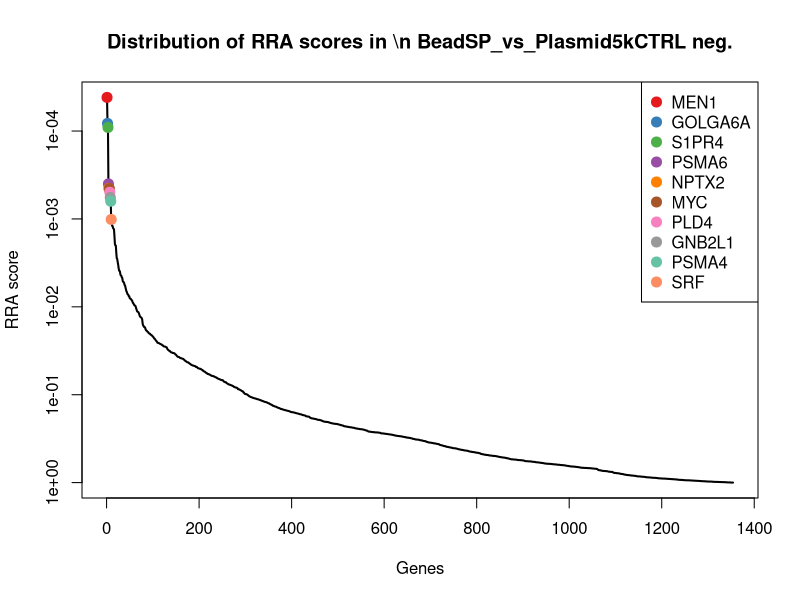
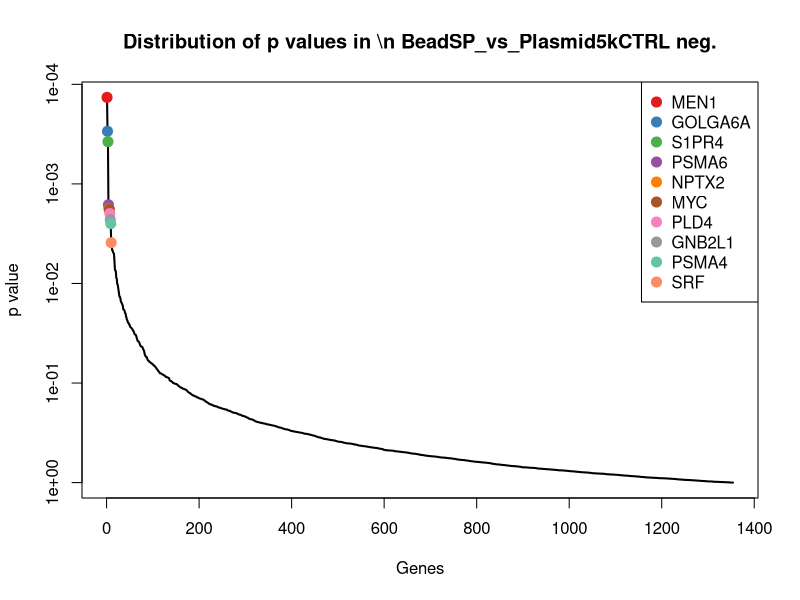
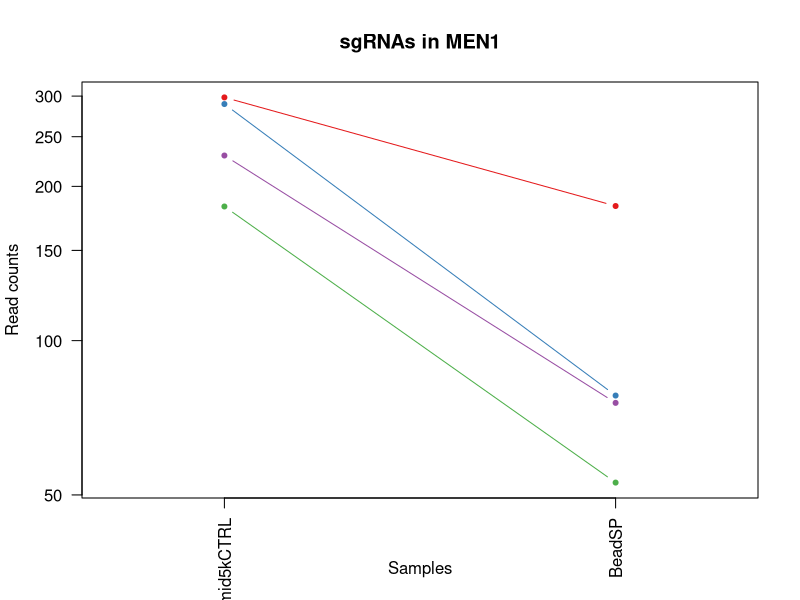
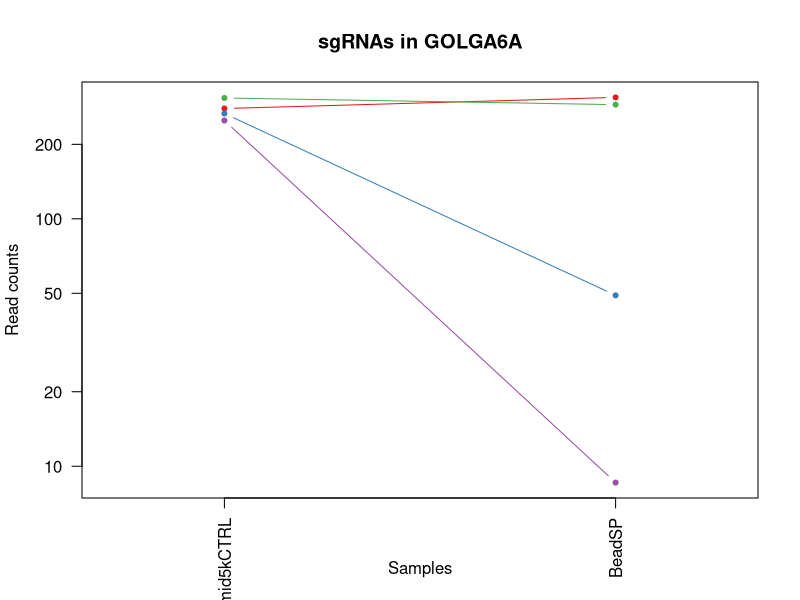
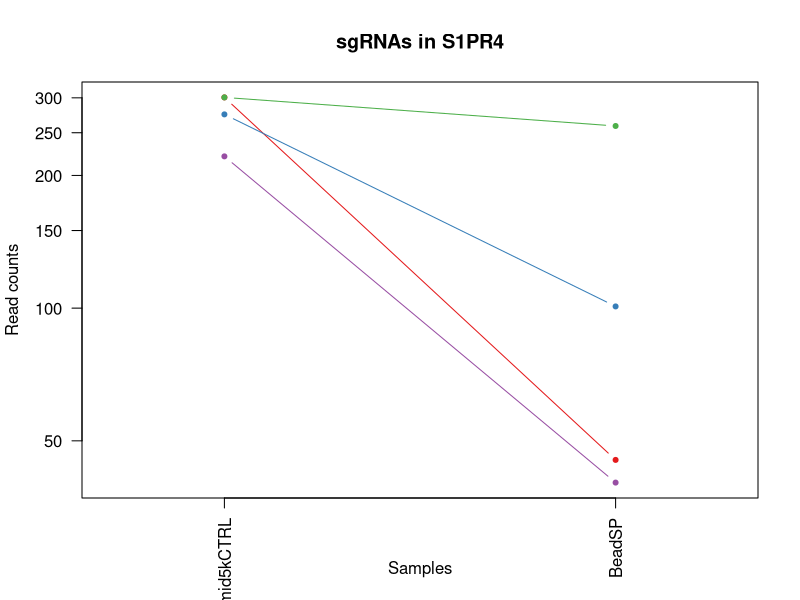
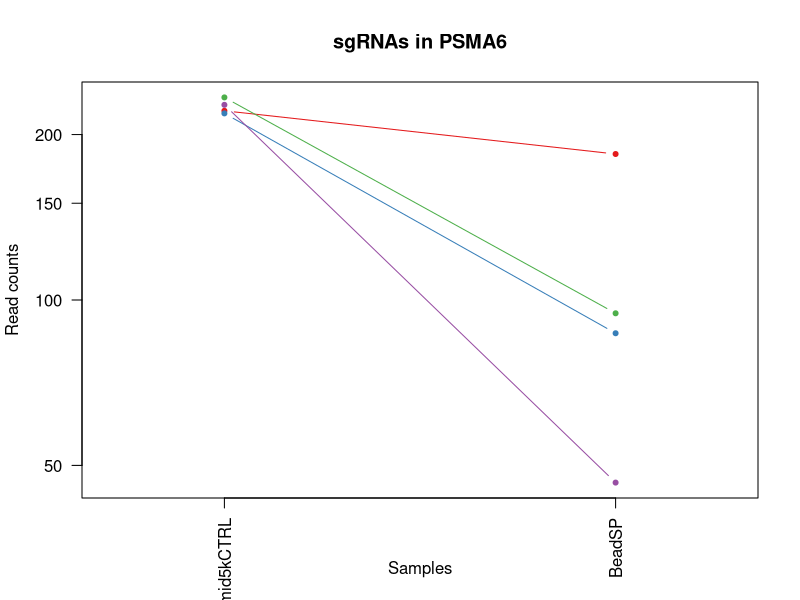
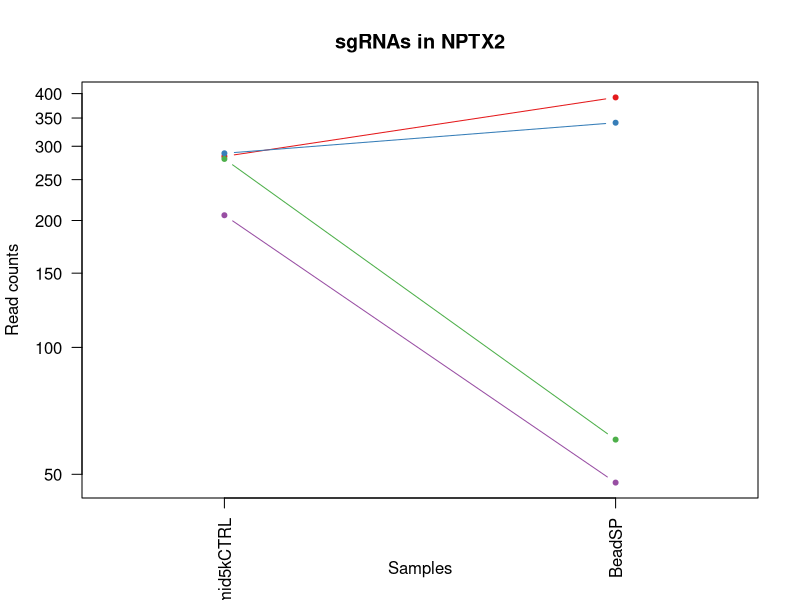
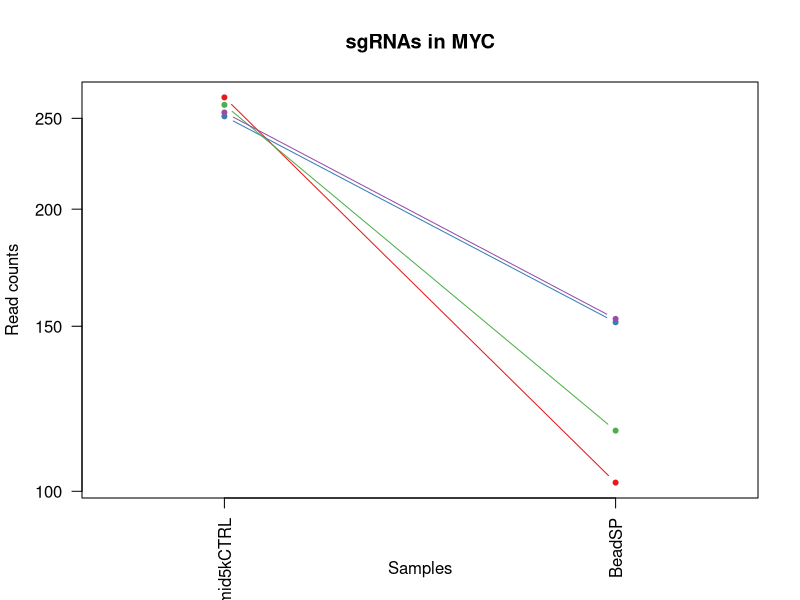

Source code (R) for these figures, in order: (Note: this script raises an error after producing the figures.)
pdf(file='Comparison_BeadSP_to_5k_plasmid_output.pdf',width=4.5,height=4.5);
gstable=read.table('Comparison_BeadSP_to_5k_plasmid_output.gene_summary.txt',header=T)
# 
#
# parameters
# Do not modify the variables beginning with "__"

# gstablename='__GENE_SUMMARY_FILE__'
startindex=3
# outputfile='__OUTPUT_FILE__'
targetgenelist=c("MEN1","GOLGA6A","S1PR4","PSMA6","NPTX2","MYC","PLD4","GNB2L1","PSMA4","SRF")
# samplelabel=sub('.\\w+.\\w+$','',colnames(gstable)[startindex]);
samplelabel='BeadSP_vs_Plasmid5kCTRL neg.'


# You need to write some codes in front of this code:
# gstable=read.table(gstablename,header=T)
# pdf(file=outputfile,width=6,height=6)


# set up color using RColorBrewer
#library(RColorBrewer)
#colors <- brewer.pal(length(targetgenelist), "Set1")

colors=c( "#E41A1C", "#377EB8", "#4DAF4A", "#984EA3", "#FF7F00",  "#A65628", "#F781BF",
          "#999999", "#66C2A5", "#FC8D62", "#8DA0CB", "#E78AC3", "#A6D854", "#FFD92F", "#E5C494", "#B3B3B3", 
          "#8DD3C7", "#FFFFB3", "#BEBADA", "#FB8072", "#80B1D3", "#FDB462", "#B3DE69", "#FCCDE5",
          "#D9D9D9", "#BC80BD", "#CCEBC5", "#FFED6F")

######
# function definition

plotrankedvalues<-function(val, tglist, ...){
  
  plot(val,log='y',ylim=c(max(val),min(val)),type='l',lwd=2, ...)
  if(length(tglist)>0){
    for(i in 1:length(tglist)){
      targetgene=tglist[i];
      tx=which(names(val)==targetgene);ty=val[targetgene];
      points(tx,ty,col=colors[(i %% length(colors)) ],cex=2,pch=20)
      # text(tx+50,ty,targetgene,col=colors[i])
    }
    legend('topright',tglist,pch=20,pt.cex = 2,cex=1,col=colors)
  }
}



plotrandvalues<-function(val,targetgenelist, ...){
  # choose the one with the best distance distribution
  
  mindiffvalue=0;
  randval=val;
  for(i in 1:20){
    randval0=sample(val)
    vindex=sort(which(names(randval0) %in% targetgenelist))
    if(max(vindex)>0.9*length(val)){
      # print('pass...')
      next;
    }
    mindiffind=min(diff(vindex));
    if (mindiffind > mindiffvalue){
      mindiffvalue=mindiffind;
      randval=randval0;
      # print(paste('Diff: ',mindiffvalue))
    }
  }
  plot(randval,log='y',ylim=c(max(randval),min(randval)),pch=20,col='grey', ...)
  
  if(length(targetgenelist)>0){
    for(i in 1:length(targetgenelist)){
      targetgene=targetgenelist[i];
      tx=which(names(randval)==targetgene);ty=randval[targetgene];
      points(tx,ty,col=colors[(i %% length(colors)) ],cex=2,pch=20)
      text(tx+50,ty,targetgene,col=colors[i])
    }
  }
  
}




# set.seed(1235)



pvec=gstable[,startindex]
names(pvec)=gstable[,'id']
pvec=sort(pvec);

plotrankedvalues(pvec,targetgenelist,xlab='Genes',ylab='RRA score',main=paste('Distribution of RRA scores in \\n',samplelabel))

# plotrandvalues(pvec,targetgenelist,xlab='Genes',ylab='RRA score',main=paste('Distribution of RRA scores in \\n',samplelabel))


pvec=gstable[,startindex+1]
names(pvec)=gstable[,'id']
pvec=sort(pvec);

plotrankedvalues(pvec,targetgenelist,xlab='Genes',ylab='p value',main=paste('Distribution of p values in \\n',samplelabel))

# plotrandvalues(pvec,targetgenelist,xlab='Genes',ylab='p value',main=paste('Distribution of p values in \\n',samplelabel))



# you need to write after this code:
# dev.off()






# parameters
# Do not modify the variables beginning with "__"
targetmat=list(c(297.2626350801682,182.09407493525356),c(288.4961766729782,77.13707341007269),c(181.70477425811887,51.846229669065245),c(228.7248693512286,74.60798903597194))
targetgene="MEN1"
collabel=c("Plasmid5kCTRL","BeadSP")

# set up color using RColorBrewer
#library(RColorBrewer)
#colors <- brewer.pal(length(targetgenelist), "Set1")

colors=c( "#E41A1C", "#377EB8", "#4DAF4A", "#984EA3", "#FF7F00",  "#A65628", "#F781BF",
          "#999999", "#66C2A5", "#FC8D62", "#8DA0CB", "#E78AC3", "#A6D854", "#FFD92F", "#E5C494", "#B3B3B3", 
          "#8DD3C7", "#FFFFB3", "#BEBADA", "#FB8072", "#80B1D3", "#FDB462", "#B3DE69", "#FCCDE5",
          "#D9D9D9", "#BC80BD", "#CCEBC5", "#FFED6F")


## code

targetmatvec=unlist(targetmat)+1
yrange=range(targetmatvec[targetmatvec>0]);
# yrange[1]=1; # set the minimum value to 1
for(i in 1:length(targetmat)){
  vali=targetmat[[i]]+1;
  if(i==1){
    plot(1:length(vali),vali,type='b',las=1,pch=20,main=paste('sgRNAs in',targetgene),ylab='Read counts',xlab='Samples',xlim=c(0.7,length(vali)+0.3),ylim = yrange,col=colors[(i %% length(colors))],xaxt='n',log='y')
    axis(1,at=1:length(vali),labels=(collabel),las=2)
    # lines(0:100,rep(1,101),col='black');
  }else{
    lines(1:length(vali),vali,type='b',pch=20,col=colors[(i %% length(colors))])
  }
}




# parameters
# Do not modify the variables beginning with "__"
targetmat=list(c(278.1358167372083,308.54829364029075),c(265.3846045085684,48.05260310791413),c(306.8260442516481,288.31561864748477),c(248.64863845847847,7.587253122302231))
targetgene="GOLGA6A"
collabel=c("Plasmid5kCTRL","BeadSP")

# set up color using RColorBrewer
#library(RColorBrewer)
#colors <- brewer.pal(length(targetgenelist), "Set1")

colors=c( "#E41A1C", "#377EB8", "#4DAF4A", "#984EA3", "#FF7F00",  "#A65628", "#F781BF",
          "#999999", "#66C2A5", "#FC8D62", "#8DA0CB", "#E78AC3", "#A6D854", "#FFD92F", "#E5C494", "#B3B3B3", 
          "#8DD3C7", "#FFFFB3", "#BEBADA", "#FB8072", "#80B1D3", "#FDB462", "#B3DE69", "#FCCDE5",
          "#D9D9D9", "#BC80BD", "#CCEBC5", "#FFED6F")


## code

targetmatvec=unlist(targetmat)+1
yrange=range(targetmatvec[targetmatvec>0]);
# yrange[1]=1; # set the minimum value to 1
for(i in 1:length(targetmat)){
  vali=targetmat[[i]]+1;
  if(i==1){
    plot(1:length(vali),vali,type='b',las=1,pch=20,main=paste('sgRNAs in',targetgene),ylab='Read counts',xlab='Samples',xlim=c(0.7,length(vali)+0.3),ylim = yrange,col=colors[(i %% length(colors))],xaxt='n',log='y')
    axis(1,at=1:length(vali),labels=(collabel),las=2)
    # lines(0:100,rep(1,101),col='black');
  }else{
    lines(1:length(vali),vali,type='b',pch=20,col=colors[(i %% length(colors))])
  }
}




# parameters
# Do not modify the variables beginning with "__"
targetmat=list(c(299.65348737303816,44.258976546763016),c(274.1510629157583,99.89883277697938),c(299.65348737303816,257.96660615827585),c(219.95841094403866,39.20080779856153))
targetgene="S1PR4"
collabel=c("Plasmid5kCTRL","BeadSP")

# set up color using RColorBrewer
#library(RColorBrewer)
#colors <- brewer.pal(length(targetgenelist), "Set1")

colors=c( "#E41A1C", "#377EB8", "#4DAF4A", "#984EA3", "#FF7F00",  "#A65628", "#F781BF",
          "#999999", "#66C2A5", "#FC8D62", "#8DA0CB", "#E78AC3", "#A6D854", "#FFD92F", "#E5C494", "#B3B3B3", 
          "#8DD3C7", "#FFFFB3", "#BEBADA", "#FB8072", "#80B1D3", "#FDB462", "#B3DE69", "#FCCDE5",
          "#D9D9D9", "#BC80BD", "#CCEBC5", "#FFED6F")


## code

targetmatvec=unlist(targetmat)+1
yrange=range(targetmatvec[targetmatvec>0]);
# yrange[1]=1; # set the minimum value to 1
for(i in 1:length(targetmat)){
  vali=targetmat[[i]]+1;
  if(i==1){
    plot(1:length(vali),vali,type='b',las=1,pch=20,main=paste('sgRNAs in',targetgene),ylab='Read counts',xlab='Samples',xlim=c(0.7,length(vali)+0.3),ylim = yrange,col=colors[(i %% length(colors))],xaxt='n',log='y')
    axis(1,at=1:length(vali),labels=(collabel),las=2)
    # lines(0:100,rep(1,101),col='black');
  }else{
    lines(1:length(vali),vali,type='b',pch=20,col=colors[(i %% length(colors))])
  }
}




# parameters
# Do not modify the variables beginning with "__"
targetmat=list(c(219.95841094403866,183.35861712230394),c(217.56755865116867,85.98886871942528),c(232.70962317267856,93.57612184172753),c(225.5370662940686,45.52351873381339))
targetgene="PSMA6"
collabel=c("Plasmid5kCTRL","BeadSP")

# set up color using RColorBrewer
#library(RColorBrewer)
#colors <- brewer.pal(length(targetgenelist), "Set1")

colors=c( "#E41A1C", "#377EB8", "#4DAF4A", "#984EA3", "#FF7F00",  "#A65628", "#F781BF",
          "#999999", "#66C2A5", "#FC8D62", "#8DA0CB", "#E78AC3", "#A6D854", "#FFD92F", "#E5C494", "#B3B3B3", 
          "#8DD3C7", "#FFFFB3", "#BEBADA", "#FB8072", "#80B1D3", "#FDB462", "#B3DE69", "#FCCDE5",
          "#D9D9D9", "#BC80BD", "#CCEBC5", "#FFED6F")


## code

targetmatvec=unlist(targetmat)+1
yrange=range(targetmatvec[targetmatvec>0]);
# yrange[1]=1; # set the minimum value to 1
for(i in 1:length(targetmat)){
  vali=targetmat[[i]]+1;
  if(i==1){
    plot(1:length(vali),vali,type='b',las=1,pch=20,main=paste('sgRNAs in',targetgene),ylab='Read counts',xlab='Samples',xlim=c(0.7,length(vali)+0.3),ylim = yrange,col=colors[(i %% length(colors))],xaxt='n',log='y')
    axis(1,at=1:length(vali),labels=(collabel),las=2)
    # lines(0:100,rep(1,101),col='black');
  }else{
    lines(1:length(vali),vali,type='b',pch=20,col=colors[(i %% length(colors))])
  }
}




# parameters
# Do not modify the variables beginning with "__"
targetmat=list(c(282.9175213229483,390.74353579856495),c(287.6992259086882,340.16184831655005),c(278.9327675014983,59.43348279136748),c(204.81634642252874,46.788060920863764))
targetgene="NPTX2"
collabel=c("Plasmid5kCTRL","BeadSP")

# set up color using RColorBrewer
#library(RColorBrewer)
#colors <- brewer.pal(length(targetgenelist), "Set1")

colors=c( "#E41A1C", "#377EB8", "#4DAF4A", "#984EA3", "#FF7F00",  "#A65628", "#F781BF",
          "#999999", "#66C2A5", "#FC8D62", "#8DA0CB", "#E78AC3", "#A6D854", "#FFD92F", "#E5C494", "#B3B3B3", 
          "#8DD3C7", "#FFFFB3", "#BEBADA", "#FB8072", "#80B1D3", "#FDB462", "#B3DE69", "#FCCDE5",
          "#D9D9D9", "#BC80BD", "#CCEBC5", "#FFED6F")


## code

targetmatvec=unlist(targetmat)+1
yrange=range(targetmatvec[targetmatvec>0]);
# yrange[1]=1; # set the minimum value to 1
for(i in 1:length(targetmat)){
  vali=targetmat[[i]]+1;
  if(i==1){
    plot(1:length(vali),vali,type='b',las=1,pch=20,main=paste('sgRNAs in',targetgene),ylab='Read counts',xlab='Samples',xlim=c(0.7,length(vali)+0.3),ylim = yrange,col=colors[(i %% length(colors))],xaxt='n',log='y')
    axis(1,at=1:length(vali),labels=(collabel),las=2)
    # lines(0:100,rep(1,101),col='black');
  }else{
    lines(1:length(vali),vali,type='b',pch=20,col=colors[(i %% length(colors))])
  }
}




# parameters
# Do not modify the variables beginning with "__"
targetmat=list(c(262.1968014514084,101.16337496402976),c(250.24253998705848,150.48052025899426),c(257.41509686566843,115.07333902158385),c(252.63339227992844,151.74506244604464))
targetgene="MYC"
collabel=c("Plasmid5kCTRL","BeadSP")

# set up color using RColorBrewer
#library(RColorBrewer)
#colors <- brewer.pal(length(targetgenelist), "Set1")

colors=c( "#E41A1C", "#377EB8", "#4DAF4A", "#984EA3", "#FF7F00",  "#A65628", "#F781BF",
          "#999999", "#66C2A5", "#FC8D62", "#8DA0CB", "#E78AC3", "#A6D854", "#FFD92F", "#E5C494", "#B3B3B3", 
          "#8DD3C7", "#FFFFB3", "#BEBADA", "#FB8072", "#80B1D3", "#FDB462", "#B3DE69", "#FCCDE5",
          "#D9D9D9", "#BC80BD", "#CCEBC5", "#FFED6F")


## code

targetmatvec=unlist(targetmat)+1
yrange=range(targetmatvec[targetmatvec>0]);
# yrange[1]=1; # set the minimum value to 1
for(i in 1:length(targetmat)){
  vali=targetmat[[i]]+1;
  if(i==1){
    plot(1:length(vali),vali,type='b',las=1,pch=20,main=paste('sgRNAs in',targetgene),ylab='Read counts',xlab='Samples',xlim=c(0.7,length(vali)+0.3),ylim = yrange,col=colors[(i %% length(colors))],xaxt='n',log='y')
    axis(1,at=1:length(vali),labels=(collabel),las=2)
    # lines(0:100,rep(1,101),col='black');
  }else{
    lines(1:length(vali),vali,type='b',pch=20,col=colors[(i %% length(colors))])
  }
}




# parameters
# Do not modify the variables beginning with "__"
targetmat=list(c(246.25778616560848,223.82396710791582),c(275.74496444433834,120.13150776978533),c(277.3388659729183,83.45978434532455),c(99.6188455362494,34.14263905036004))
targetgene="PLD4"
collabel=c("Plasmid5kCTRL","BeadSP")

# set up color using RColorBrewer
#library(RColorBrewer)
#colors <- brewer.pal(length(targetgenelist), "Set1")

colors=c( "#E41A1C", "#377EB8", "#4DAF4A", "#984EA3", "#FF7F00",  "#A65628", "#F781BF",
          "#999999", "#66C2A5", "#FC8D62", "#8DA0CB", "#E78AC3", "#A6D854", "#FFD92F", "#E5C494", "#B3B3B3", 
          "#8DD3C7", "#FFFFB3", "#BEBADA", "#FB8072", "#80B1D3", "#FDB462", "#B3DE69", "#FCCDE5",
          "#D9D9D9", "#BC80BD", "#CCEBC5", "#FFED6F")


## code

targetmatvec=unlist(targetmat)+1
yrange=range(targetmatvec[targetmatvec>0]);
# yrange[1]=1; # set the minimum value to 1
for(i in 1:length(targetmat)){
  vali=targetmat[[i]]+1;
  if(i==1){
    plot(1:length(vali),vali,type='b',las=1,pch=20,main=paste('sgRNAs in',targetgene),ylab='Read counts',xlab='Samples',xlim=c(0.7,length(vali)+0.3),ylim = yrange,col=colors[(i %% length(colors))],xaxt='n',log='y')
    axis(1,at=1:length(vali),labels=(collabel),las=2)
    # lines(0:100,rep(1,101),col='black');
  }else{
    lines(1:length(vali),vali,type='b',pch=20,col=colors[(i %% length(colors))])
  }
}




# parameters
# Do not modify the variables beginning with "__"
targetmat=list(c(231.11572164409858,98.63429058992901),c(281.32361979436826,374.3044873669101),c(283.7144720872383,104.95700152518087),c(253.43034304421846,83.45978434532455))
targetgene="GNB2L1"
collabel=c("Plasmid5kCTRL","BeadSP")

# set up color using RColorBrewer
#library(RColorBrewer)
#colors <- brewer.pal(length(targetgenelist), "Set1")

colors=c( "#E41A1C", "#377EB8", "#4DAF4A", "#984EA3", "#FF7F00",  "#A65628", "#F781BF",
          "#999999", "#66C2A5", "#FC8D62", "#8DA0CB", "#E78AC3", "#A6D854", "#FFD92F", "#E5C494", "#B3B3B3", 
          "#8DD3C7", "#FFFFB3", "#BEBADA", "#FB8072", "#80B1D3", "#FDB462", "#B3DE69", "#FCCDE5",
          "#D9D9D9", "#BC80BD", "#CCEBC5", "#FFED6F")


## code

targetmatvec=unlist(targetmat)+1
yrange=range(targetmatvec[targetmatvec>0]);
# yrange[1]=1; # set the minimum value to 1
for(i in 1:length(targetmat)){
  vali=targetmat[[i]]+1;
  if(i==1){
    plot(1:length(vali),vali,type='b',las=1,pch=20,main=paste('sgRNAs in',targetgene),ylab='Read counts',xlab='Samples',xlim=c(0.7,length(vali)+0.3),ylim = yrange,col=colors[(i %% length(colors))],xaxt='n',log='y')
    axis(1,at=1:length(vali),labels=(collabel),las=2)
    # lines(0:100,rep(1,101),col='black');
  }else{
    lines(1:length(vali),vali,type='b',pch=20,col=colors[(i %% length(colors))])
  }
}




# parameters
# Do not modify the variables beginning with "__"
targetmat=list(c(255.02424457279844,64.49165153956896),c(269.3693583300184,555.1340201151132),c(221.55231247261864,113.80879683453347),c(221.55231247261864,36.67172342446079))
targetgene="PSMA4"
collabel=c("Plasmid5kCTRL","BeadSP")

# set up color using RColorBrewer
#library(RColorBrewer)
#colors <- brewer.pal(length(targetgenelist), "Set1")

colors=c( "#E41A1C", "#377EB8", "#4DAF4A", "#984EA3", "#FF7F00",  "#A65628", "#F781BF",
          "#999999", "#66C2A5", "#FC8D62", "#8DA0CB", "#E78AC3", "#A6D854", "#FFD92F", "#E5C494", "#B3B3B3", 
          "#8DD3C7", "#FFFFB3", "#BEBADA", "#FB8072", "#80B1D3", "#FDB462", "#B3DE69", "#FCCDE5",
          "#D9D9D9", "#BC80BD", "#CCEBC5", "#FFED6F")


## code

targetmatvec=unlist(targetmat)+1
yrange=range(targetmatvec[targetmatvec>0]);
# yrange[1]=1; # set the minimum value to 1
for(i in 1:length(targetmat)){
  vali=targetmat[[i]]+1;
  if(i==1){
    plot(1:length(vali),vali,type='b',las=1,pch=20,main=paste('sgRNAs in',targetgene),ylab='Read counts',xlab='Samples',xlim=c(0.7,length(vali)+0.3),ylim = yrange,col=colors[(i %% length(colors))],xaxt='n',log='y')
    axis(1,at=1:length(vali),labels=(collabel),las=2)
    # lines(0:100,rep(1,101),col='black');
  }else{
    lines(1:length(vali),vali,type='b',pch=20,col=colors[(i %% length(colors))])
  }
}




# parameters
# Do not modify the variables beginning with "__"
targetmat=list(c(227.1309678226486,48.05260310791413),c(234.30352470125857,241.52755772662104),c(197.64378954391879,116.33788120863422),c(245.4608354013185,67.02073591366971))
targetgene="SRF"
collabel=c("Plasmid5kCTRL","BeadSP")

# set up color using RColorBrewer
#library(RColorBrewer)
#colors <- brewer.pal(length(targetgenelist), "Set1")

colors=c( "#E41A1C", "#377EB8", "#4DAF4A", "#984EA3", "#FF7F00",  "#A65628", "#F781BF",
          "#999999", "#66C2A5", "#FC8D62", "#8DA0CB", "#E78AC3", "#A6D854", "#FFD92F", "#E5C494", "#B3B3B3", 
          "#8DD3C7", "#FFFFB3", "#BEBADA", "#FB8072", "#80B1D3", "#FDB462", "#B3DE69", "#FCCDE5",
          "#D9D9D9", "#BC80BD", "#CCEBC5", "#FFED6F")


## code

targetmatvec=unlist(targetmat)+1
yrange=range(targetmatvec[targetmatvec>0]);
# yrange[1]=1; # set the minimum value to 1
for(i in 1:length(targetmat)){
  vali=targetmat[[i]]+1;
  if(i==1){
    plot(1:length(vali),vali,type='b',las=1,pch=20,main=paste('sgRNAs in',targetgene),ylab='Read counts',xlab='Samples',xlim=c(0.7,length(vali)+0.3),ylim = yrange,col=colors[(i %% length(colors))],xaxt='n',log='y')
    axis(1,at=1:length(vali),labels=(collabel),las=2)
    # lines(0:100,rep(1,101),col='black');
  }else{
    lines(1:length(vali),vali,type='b',pch=20,col=colors[(i %% length(colors))])
  }
}



# 
#
# parameters
# Do not modify the variables beginning with "__"

# gstablename='__GENE_SUMMARY_FILE__'
startindex=9
# outputfile='__OUTPUT_FILE__'
targetgenelist=c("SH2B3","NT_73","ICOS","SLA2","NT_55","PDGFB","NE_46","ITGA8","TGFA","IKZF1")
# samplelabel=sub('.\\w+.\\w+$','',colnames(gstable)[startindex]);
samplelabel='BeadSP_vs_Plasmid5kCTRL pos.'


# You need to write some codes in front of this code:
# gstable=read.table(gstablename,header=T)
# pdf(file=outputfile,width=6,height=6)


# set up color using RColorBrewer
#library(RColorBrewer)
#colors <- brewer.pal(length(targetgenelist), "Set1")

colors=c( "#E41A1C", "#377EB8", "#4DAF4A", "#984EA3", "#FF7F00",  "#A65628", "#F781BF",
          "#999999", "#66C2A5", "#FC8D62", "#8DA0CB", "#E78AC3", "#A6D854", "#FFD92F", "#E5C494", "#B3B3B3", 
          "#8DD3C7", "#FFFFB3", "#BEBADA", "#FB8072", "#80B1D3", "#FDB462", "#B3DE69", "#FCCDE5",
          "#D9D9D9", "#BC80BD", "#CCEBC5", "#FFED6F")

######
# function definition

plotrankedvalues<-function(val, tglist, ...){
  
  plot(val,log='y',ylim=c(max(val),min(val)),type='l',lwd=2, ...)
  if(length(tglist)>0){
    for(i in 1:length(tglist)){
      targetgene=tglist[i];
      tx=which(names(val)==targetgene);ty=val[targetgene];
      points(tx,ty,col=colors[(i %% length(colors)) ],cex=2,pch=20)
      # text(tx+50,ty,targetgene,col=colors[i])
    }
    legend('topright',tglist,pch=20,pt.cex = 2,cex=1,col=colors)
  }
}



plotrandvalues<-function(val,targetgenelist, ...){
  # choose the one with the best distance distribution
  
  mindiffvalue=0;
  randval=val;
  for(i in 1:20){
    randval0=sample(val)
    vindex=sort(which(names(randval0) %in% targetgenelist))
    if(max(vindex)>0.9*length(val)){
      # print('pass...')
      next;
    }
    mindiffind=min(diff(vindex));
    if (mindiffind > mindiffvalue){
      mindiffvalue=mindiffind;
      randval=randval0;
      # print(paste('Diff: ',mindiffvalue))
    }
  }
  plot(randval,log='y',ylim=c(max(randval),min(randval)),pch=20,col='grey', ...)
  
  if(length(targetgenelist)>0){
    for(i in 1:length(targetgenelist)){
      targetgene=targetgenelist[i];
      tx=which(names(randval)==targetgene);ty=randval[targetgene];
      points(tx,ty,col=colors[(i %% length(colors)) ],cex=2,pch=20)
      text(tx+50,ty,targetgene,col=colors[i])
    }
  }
  
}




# set.seed(1235)



pvec=gstable[,startindex]
names(pvec)=gstable[,'id']
pvec=sort(pvec);

plotrankedvalues(pvec,targetgenelist,xlab='Genes',ylab='RRA score',main=paste('Distribution of RRA scores in \\n',samplelabel))

# plotrandvalues(pvec,targetgenelist,xlab='Genes',ylab='RRA score',main=paste('Distribution of RRA scores in \\n',samplelabel))


pvec=gstable[,startindex+1]
names(pvec)=gstable[,'id']
pvec=sort(pvec);

plotrankedvalues(pvec,targetgenelist,xlab='Genes',ylab='p value',main=paste('Distribution of p values in \\n',samplelabel))

# plotrandvalues(pvec,targetgenelist,xlab='Genes',ylab='p value',main=paste('Distribution of p values in \\n',samplelabel))



# you need to write after this code:
# dev.off()






# parameters
# Do not modify the variables beginning with "__"
targetmat=list(c(256.61814610137844,2025.7965836546957),c(250.24253998705848,895.2958684316633),c(274.1510629157583,431.2088857841768),c(283.7144720872383,627.2129247769844))
targetgene="SH2B3"
collabel=c("Plasmid5kCTRL","BeadSP")

# set up color using RColorBrewer
#library(RColorBrewer)
#colors <- brewer.pal(length(targetgenelist), "Set1")

colors=c( "#E41A1C", "#377EB8", "#4DAF4A", "#984EA3", "#FF7F00",  "#A65628", "#F781BF",
          "#999999", "#66C2A5", "#FC8D62", "#8DA0CB", "#E78AC3", "#A6D854", "#FFD92F", "#E5C494", "#B3B3B3", 
          "#8DD3C7", "#FFFFB3", "#BEBADA", "#FB8072", "#80B1D3", "#FDB462", "#B3DE69", "#FCCDE5",
          "#D9D9D9", "#BC80BD", "#CCEBC5", "#FFED6F")


## code

targetmatvec=unlist(targetmat)+1
yrange=range(targetmatvec[targetmatvec>0]);
# yrange[1]=1; # set the minimum value to 1
for(i in 1:length(targetmat)){
  vali=targetmat[[i]]+1;
  if(i==1){
    plot(1:length(vali),vali,type='b',las=1,pch=20,main=paste('sgRNAs in',targetgene),ylab='Read counts',xlab='Samples',xlim=c(0.7,length(vali)+0.3),ylim = yrange,col=colors[(i %% length(colors))],xaxt='n',log='y')
    axis(1,at=1:length(vali),labels=(collabel),las=2)
    # lines(0:100,rep(1,101),col='black');
  }else{
    lines(1:length(vali),vali,type='b',pch=20,col=colors[(i %% length(colors))])
  }
}




# parameters
# Do not modify the variables beginning with "__"
targetmat=list(c(190.47123266530883,772.6352762877773))
targetgene="NT_73"
collabel=c("Plasmid5kCTRL","BeadSP")

# set up color using RColorBrewer
#library(RColorBrewer)
#colors <- brewer.pal(length(targetgenelist), "Set1")

colors=c( "#E41A1C", "#377EB8", "#4DAF4A", "#984EA3", "#FF7F00",  "#A65628", "#F781BF",
          "#999999", "#66C2A5", "#FC8D62", "#8DA0CB", "#E78AC3", "#A6D854", "#FFD92F", "#E5C494", "#B3B3B3", 
          "#8DD3C7", "#FFFFB3", "#BEBADA", "#FB8072", "#80B1D3", "#FDB462", "#B3DE69", "#FCCDE5",
          "#D9D9D9", "#BC80BD", "#CCEBC5", "#FFED6F")


## code

targetmatvec=unlist(targetmat)+1
yrange=range(targetmatvec[targetmatvec>0]);
# yrange[1]=1; # set the minimum value to 1
for(i in 1:length(targetmat)){
  vali=targetmat[[i]]+1;
  if(i==1){
    plot(1:length(vali),vali,type='b',las=1,pch=20,main=paste('sgRNAs in',targetgene),ylab='Read counts',xlab='Samples',xlim=c(0.7,length(vali)+0.3),ylim = yrange,col=colors[(i %% length(colors))],xaxt='n',log='y')
    axis(1,at=1:length(vali),labels=(collabel),las=2)
    # lines(0:100,rep(1,101),col='black');
  }else{
    lines(1:length(vali),vali,type='b',pch=20,col=colors[(i %% length(colors))])
  }
}




# parameters
# Do not modify the variables beginning with "__"
targetmat=list(c(191.26818342959882,931.967591856124),c(190.47123266530883,103.69245933813049),c(240.67913081557853,349.01364362590266),c(186.48647884385886,142.89326713669203))
targetgene="ICOS"
collabel=c("Plasmid5kCTRL","BeadSP")

# set up color using RColorBrewer
#library(RColorBrewer)
#colors <- brewer.pal(length(targetgenelist), "Set1")

colors=c( "#E41A1C", "#377EB8", "#4DAF4A", "#984EA3", "#FF7F00",  "#A65628", "#F781BF",
          "#999999", "#66C2A5", "#FC8D62", "#8DA0CB", "#E78AC3", "#A6D854", "#FFD92F", "#E5C494", "#B3B3B3", 
          "#8DD3C7", "#FFFFB3", "#BEBADA", "#FB8072", "#80B1D3", "#FDB462", "#B3DE69", "#FCCDE5",
          "#D9D9D9", "#BC80BD", "#CCEBC5", "#FFED6F")


## code

targetmatvec=unlist(targetmat)+1
yrange=range(targetmatvec[targetmatvec>0]);
# yrange[1]=1; # set the minimum value to 1
for(i in 1:length(targetmat)){
  vali=targetmat[[i]]+1;
  if(i==1){
    plot(1:length(vali),vali,type='b',las=1,pch=20,main=paste('sgRNAs in',targetgene),ylab='Read counts',xlab='Samples',xlim=c(0.7,length(vali)+0.3),ylim = yrange,col=colors[(i %% length(colors))],xaxt='n',log='y')
    axis(1,at=1:length(vali),labels=(collabel),las=2)
    # lines(0:100,rep(1,101),col='black');
  }else{
    lines(1:length(vali),vali,type='b',pch=20,col=colors[(i %% length(colors))])
  }
}




# parameters
# Do not modify the variables beginning with "__"
targetmat=list(c(256.61814610137844,1160.8497277122415),c(289.29312743726825,499.4941638848969),c(307.6229950159381,326.251884258996),c(268.5724075657283,367.9817764316582))
targetgene="SLA2"
collabel=c("Plasmid5kCTRL","BeadSP")

# set up color using RColorBrewer
#library(RColorBrewer)
#colors <- brewer.pal(length(targetgenelist), "Set1")

colors=c( "#E41A1C", "#377EB8", "#4DAF4A", "#984EA3", "#FF7F00",  "#A65628", "#F781BF",
          "#999999", "#66C2A5", "#FC8D62", "#8DA0CB", "#E78AC3", "#A6D854", "#FFD92F", "#E5C494", "#B3B3B3", 
          "#8DD3C7", "#FFFFB3", "#BEBADA", "#FB8072", "#80B1D3", "#FDB462", "#B3DE69", "#FCCDE5",
          "#D9D9D9", "#BC80BD", "#CCEBC5", "#FFED6F")


## code

targetmatvec=unlist(targetmat)+1
yrange=range(targetmatvec[targetmatvec>0]);
# yrange[1]=1; # set the minimum value to 1
for(i in 1:length(targetmat)){
  vali=targetmat[[i]]+1;
  if(i==1){
    plot(1:length(vali),vali,type='b',las=1,pch=20,main=paste('sgRNAs in',targetgene),ylab='Read counts',xlab='Samples',xlim=c(0.7,length(vali)+0.3),ylim = yrange,col=colors[(i %% length(colors))],xaxt='n',log='y')
    axis(1,at=1:length(vali),labels=(collabel),las=2)
    # lines(0:100,rep(1,101),col='black');
  }else{
    lines(1:length(vali),vali,type='b',pch=20,col=colors[(i %% length(colors))])
  }
}




# parameters
# Do not modify the variables beginning with "__"
targetmat=list(c(197.64378954391879,596.8639122877755))
targetgene="NT_55"
collabel=c("Plasmid5kCTRL","BeadSP")

# set up color using RColorBrewer
#library(RColorBrewer)
#colors <- brewer.pal(length(targetgenelist), "Set1")

colors=c( "#E41A1C", "#377EB8", "#4DAF4A", "#984EA3", "#FF7F00",  "#A65628", "#F781BF",
          "#999999", "#66C2A5", "#FC8D62", "#8DA0CB", "#E78AC3", "#A6D854", "#FFD92F", "#E5C494", "#B3B3B3", 
          "#8DD3C7", "#FFFFB3", "#BEBADA", "#FB8072", "#80B1D3", "#FDB462", "#B3DE69", "#FCCDE5",
          "#D9D9D9", "#BC80BD", "#CCEBC5", "#FFED6F")


## code

targetmatvec=unlist(targetmat)+1
yrange=range(targetmatvec[targetmatvec>0]);
# yrange[1]=1; # set the minimum value to 1
for(i in 1:length(targetmat)){
  vali=targetmat[[i]]+1;
  if(i==1){
    plot(1:length(vali),vali,type='b',las=1,pch=20,main=paste('sgRNAs in',targetgene),ylab='Read counts',xlab='Samples',xlim=c(0.7,length(vali)+0.3),ylim = yrange,col=colors[(i %% length(colors))],xaxt='n',log='y')
    axis(1,at=1:length(vali),labels=(collabel),las=2)
    # lines(0:100,rep(1,101),col='black');
  }else{
    lines(1:length(vali),vali,type='b',pch=20,col=colors[(i %% length(colors))])
  }
}




# parameters
# Do not modify the variables beginning with "__"
targetmat=list(c(235.10047546554856,904.1476637410159),c(264.5876537442784,481.7905732661917),c(349.06443475901784,312.34192020144184),c(264.5876537442784,259.23114834532623))
targetgene="PDGFB"
collabel=c("Plasmid5kCTRL","BeadSP")

# set up color using RColorBrewer
#library(RColorBrewer)
#colors <- brewer.pal(length(targetgenelist), "Set1")

colors=c( "#E41A1C", "#377EB8", "#4DAF4A", "#984EA3", "#FF7F00",  "#A65628", "#F781BF",
          "#999999", "#66C2A5", "#FC8D62", "#8DA0CB", "#E78AC3", "#A6D854", "#FFD92F", "#E5C494", "#B3B3B3", 
          "#8DD3C7", "#FFFFB3", "#BEBADA", "#FB8072", "#80B1D3", "#FDB462", "#B3DE69", "#FCCDE5",
          "#D9D9D9", "#BC80BD", "#CCEBC5", "#FFED6F")


## code

targetmatvec=unlist(targetmat)+1
yrange=range(targetmatvec[targetmatvec>0]);
# yrange[1]=1; # set the minimum value to 1
for(i in 1:length(targetmat)){
  vali=targetmat[[i]]+1;
  if(i==1){
    plot(1:length(vali),vali,type='b',las=1,pch=20,main=paste('sgRNAs in',targetgene),ylab='Read counts',xlab='Samples',xlim=c(0.7,length(vali)+0.3),ylim = yrange,col=colors[(i %% length(colors))],xaxt='n',log='y')
    axis(1,at=1:length(vali),labels=(collabel),las=2)
    # lines(0:100,rep(1,101),col='black');
  }else{
    lines(1:length(vali),vali,type='b',pch=20,col=colors[(i %% length(colors))])
  }
}




# parameters
# Do not modify the variables beginning with "__"
targetmat=list(c(219.95841094403866,648.7101419568407))
targetgene="NE_46"
collabel=c("Plasmid5kCTRL","BeadSP")

# set up color using RColorBrewer
#library(RColorBrewer)
#colors <- brewer.pal(length(targetgenelist), "Set1")

colors=c( "#E41A1C", "#377EB8", "#4DAF4A", "#984EA3", "#FF7F00",  "#A65628", "#F781BF",
          "#999999", "#66C2A5", "#FC8D62", "#8DA0CB", "#E78AC3", "#A6D854", "#FFD92F", "#E5C494", "#B3B3B3", 
          "#8DD3C7", "#FFFFB3", "#BEBADA", "#FB8072", "#80B1D3", "#FDB462", "#B3DE69", "#FCCDE5",
          "#D9D9D9", "#BC80BD", "#CCEBC5", "#FFED6F")


## code

targetmatvec=unlist(targetmat)+1
yrange=range(targetmatvec[targetmatvec>0]);
# yrange[1]=1; # set the minimum value to 1
for(i in 1:length(targetmat)){
  vali=targetmat[[i]]+1;
  if(i==1){
    plot(1:length(vali),vali,type='b',las=1,pch=20,main=paste('sgRNAs in',targetgene),ylab='Read counts',xlab='Samples',xlim=c(0.7,length(vali)+0.3),ylim = yrange,col=colors[(i %% length(colors))],xaxt='n',log='y')
    axis(1,at=1:length(vali),labels=(collabel),las=2)
    # lines(0:100,rep(1,101),col='black');
  }else{
    lines(1:length(vali),vali,type='b',pch=20,col=colors[(i %% length(colors))])
  }
}




# parameters
# Do not modify the variables beginning with "__"
targetmat=list(c(255.02424457279844,981.2847371510886),c(304.43519195877815,230.1466780431677),c(197.64378954391879,165.65502650359872),c(240.67913081557853,246.58572647482254))
targetgene="ITGA8"
collabel=c("Plasmid5kCTRL","BeadSP")

# set up color using RColorBrewer
#library(RColorBrewer)
#colors <- brewer.pal(length(targetgenelist), "Set1")

colors=c( "#E41A1C", "#377EB8", "#4DAF4A", "#984EA3", "#FF7F00",  "#A65628", "#F781BF",
          "#999999", "#66C2A5", "#FC8D62", "#8DA0CB", "#E78AC3", "#A6D854", "#FFD92F", "#E5C494", "#B3B3B3", 
          "#8DD3C7", "#FFFFB3", "#BEBADA", "#FB8072", "#80B1D3", "#FDB462", "#B3DE69", "#FCCDE5",
          "#D9D9D9", "#BC80BD", "#CCEBC5", "#FFED6F")


## code

targetmatvec=unlist(targetmat)+1
yrange=range(targetmatvec[targetmatvec>0]);
# yrange[1]=1; # set the minimum value to 1
for(i in 1:length(targetmat)){
  vali=targetmat[[i]]+1;
  if(i==1){
    plot(1:length(vali),vali,type='b',las=1,pch=20,main=paste('sgRNAs in',targetgene),ylab='Read counts',xlab='Samples',xlim=c(0.7,length(vali)+0.3),ylim = yrange,col=colors[(i %% length(colors))],xaxt='n',log='y')
    axis(1,at=1:length(vali),labels=(collabel),las=2)
    # lines(0:100,rep(1,101),col='black');
  }else{
    lines(1:length(vali),vali,type='b',pch=20,col=colors[(i %% length(colors))])
  }
}




# parameters
# Do not modify the variables beginning with "__"
targetmat=list(c(217.56755865116867,794.1324934676336),c(298.0595858444582,266.81840146762846),c(319.57725648028804,269.3474858417292),c(215.17670635829867,236.46938897841954))
targetgene="TGFA"
collabel=c("Plasmid5kCTRL","BeadSP")

# set up color using RColorBrewer
#library(RColorBrewer)
#colors <- brewer.pal(length(targetgenelist), "Set1")

colors=c( "#E41A1C", "#377EB8", "#4DAF4A", "#984EA3", "#FF7F00",  "#A65628", "#F781BF",
          "#999999", "#66C2A5", "#FC8D62", "#8DA0CB", "#E78AC3", "#A6D854", "#FFD92F", "#E5C494", "#B3B3B3", 
          "#8DD3C7", "#FFFFB3", "#BEBADA", "#FB8072", "#80B1D3", "#FDB462", "#B3DE69", "#FCCDE5",
          "#D9D9D9", "#BC80BD", "#CCEBC5", "#FFED6F")


## code

targetmatvec=unlist(targetmat)+1
yrange=range(targetmatvec[targetmatvec>0]);
# yrange[1]=1; # set the minimum value to 1
for(i in 1:length(targetmat)){
  vali=targetmat[[i]]+1;
  if(i==1){
    plot(1:length(vali),vali,type='b',las=1,pch=20,main=paste('sgRNAs in',targetgene),ylab='Read counts',xlab='Samples',xlim=c(0.7,length(vali)+0.3),ylim = yrange,col=colors[(i %% length(colors))],xaxt='n',log='y')
    axis(1,at=1:length(vali),labels=(collabel),las=2)
    # lines(0:100,rep(1,101),col='black');
  }else{
    lines(1:length(vali),vali,type='b',pch=20,col=colors[(i %% length(colors))])
  }
}




# parameters
# Do not modify the variables beginning with "__"
targetmat=list(c(251.03949075134847,475.46786233093985),c(189.67428190101884,651.2392263309415),c(309.2168965445181,380.62719830216196),c(254.22729380850845,732.1699263021653))
targetgene="IKZF1"
collabel=c("Plasmid5kCTRL","BeadSP")

# set up color using RColorBrewer
#library(RColorBrewer)
#colors <- brewer.pal(length(targetgenelist), "Set1")

colors=c( "#E41A1C", "#377EB8", "#4DAF4A", "#984EA3", "#FF7F00",  "#A65628", "#F781BF",
          "#999999", "#66C2A5", "#FC8D62", "#8DA0CB", "#E78AC3", "#A6D854", "#FFD92F", "#E5C494", "#B3B3B3", 
          "#8DD3C7", "#FFFFB3", "#BEBADA", "#FB8072", "#80B1D3", "#FDB462", "#B3DE69", "#FCCDE5",
          "#D9D9D9", "#BC80BD", "#CCEBC5", "#FFED6F")


## code

targetmatvec=unlist(targetmat)+1
yrange=range(targetmatvec[targetmatvec>0]);
# yrange[1]=1; # set the minimum value to 1
for(i in 1:length(targetmat)){
  vali=targetmat[[i]]+1;
  if(i==1){
    plot(1:length(vali),vali,type='b',las=1,pch=20,main=paste('sgRNAs in',targetgene),ylab='Read counts',xlab='Samples',xlim=c(0.7,length(vali)+0.3),ylim = yrange,col=colors[(i %% length(colors))],xaxt='n',log='y')
    axis(1,at=1:length(vali),labels=(collabel),las=2)
    # lines(0:100,rep(1,101),col='black');
  }else{
    lines(1:length(vali),vali,type='b',pch=20,col=colors[(i %% length(colors))])
  }
}



dev.off()
Sweave("Comparison_BeadSP_to_5k_plasmid_output_summary.Rnw");
library(tools);

texi2dvi("Comparison_BeadSP_to_5k_plasmid_output_summary.tex",pdf=TRUE);
